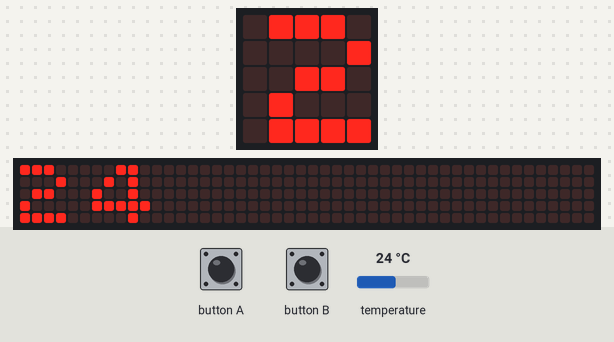
This program was run on a simulated BBC micro:bit (MakeCode). On the bench: the board's 5×5 LED display, a strip that is not on the board, showing the scrolling text unrolled. The test bench sets the inputs (shaded band); at power-on: temperature 24 °C. The 48×5 strip is a reading aid, not a part: it shows the text the display is scrolling, unrolled, one strip-width of it at a time.

Above: at 1.67 s.
1.7 s: button A pressed for 0.15 s
2.4 s: button A pressed for 0.15 s
3.1 s: temperature set to 28 °C
At 6.25 s:
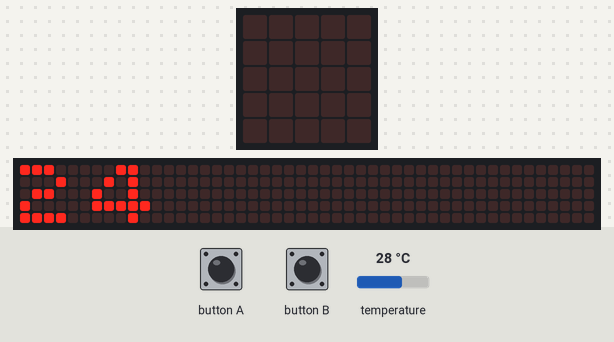
6.5 s: button B pressed for 0.15 s
At 6.87 s:
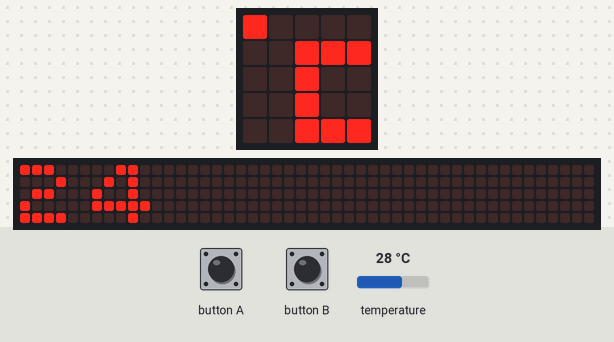
7.2 s: button A pressed for 0.15 s
7.9 s: button A pressed for 0.15 s
At 7.92 s:
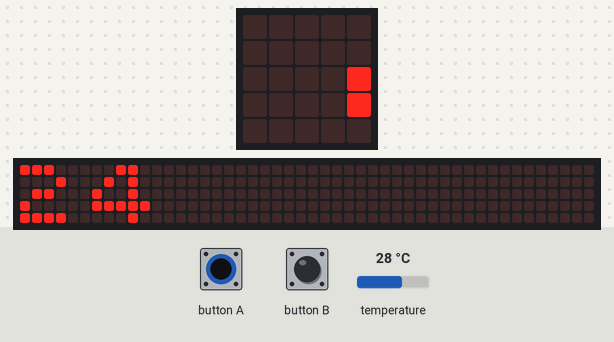

The program:

main.ts
```typescript
input.onButtonPressed(Button.A, function () {
    basic.showNumber(tempmax)
    basic.pause(2000)
    basic.clearScreen()
})
input.onButtonPressed(Button.B, function () {
    basic.showNumber(tempmin)
    basic.pause(2000)
    basic.clearScreen()
})
let tempmin = 0
let tempmax = 0
let tempactual = input.temperature()
tempmax = tempactual
tempmin = tempactual
basic.forever(function () {
    basic.pause(1000)
    basic.clearScreen()
    basic.showNumber(tempactual)
    basic.pause(1000)
    basic.clearScreen()
    basic.showLeds(`
        # . . . .
        . . # # #
        . . # . .
        . . # . .
        . . # # #
        `)
    tempactual = input.temperature()
    if (tempactual < tempmin) {
        tempmin = tempactual
    }
    if (tempactual > tempmax) {
        tempmax = tempactual
    }
    basic.pause(1000)
    basic.clearScreen()
})
```

test.ts
```typescript
// aquí va el archivo "tests"; esto no se compilará cuando este paquete se utilice como una extensión.
```

Measured:
- after the input at 6.5 s, the display: changes after 0.30 s (image 2)
